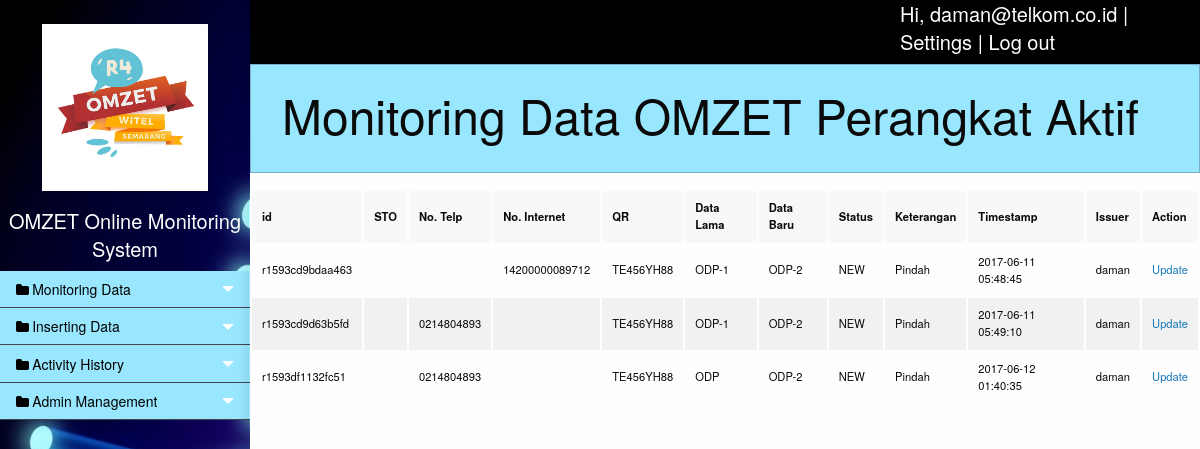
The app's page /monitor_pa.php (signed in) with its own data.
### tables this page shows
CREATE TABLE `tb_pa` (
  `id` varchar(15) NOT NULL,
  `sto` varchar(3) NOT NULL,
  `no_telp` varchar(30) NOT NULL,
  `no_internet` varchar(30) NOT NULL,
  `qr` varchar(12) NOT NULL,
  `data_lama` varchar(50) NOT NULL,
  `data_baru` varchar(50) NOT NULL,
  `status` varchar(20) NOT NULL,
  `keterangan` varchar(50) NOT NULL,
  `tanggal` timestamp NOT NULL DEFAULT CURRENT_TIMESTAMP ON UPDATE CURRENT_TIMESTAMP,
  `issuer` varchar(20) NOT NULL,
  `followup` varchar(20) NOT NULL
);

### function/omom.php (the view, shortened to what this page needs)
<?php
	function viewData($opt){
		include('database.php');
		switch ($opt){
			case 1:
				$tb='tb_pa';
				break;
		}
		if($opt==1 || $opt==2 || $opt==3){
			$query=mysqli_query($con, "SELECT * FROM ".$tb);
		}
		else{
			$query=mysqli_query($con, "SELECT * FROM `tb_history` ORDER BY `tb_history`.`tanggal` DESC ");
		}
		if(mysqli_num_rows($query)>0){
			while ($row = mysqli_fetch_array($query)){
				if($opt==4){
					if($row['status']=="CLOSED"){
						echo '<tr style="background-color:#80ff80">';
					}elseif($row['status']=="REJECTED"){
						echo '<tr style="background-color:#ff9999">';
					}else{
						echo '<tr>';
					}
					echo
					'<td>'.$row['id'].'</td>
					 <td>'.$row['sto'].'</td>
					 <td>'.$row['no_telp'].'</td>
					 <td>'.$row['no_internet'].'</td>
					 <td>'.$row['qr'].'</td>
					 <td>'.$row['data_lama'].'</td>
					 <td>'.$row['data_baru'].'</td>
					 <td>'.$row['status'].'</td>
					 <td>'.$row['keterangan'].'</td>
					 <td>'.$row['tanggal'].'</td>
					 <td>'.$row['issuer'].'</td>
					 <td>'.$row['followup'].'</td>
					 </tr>';
				}else{
					echo
					'<tr>
					 <td>'.$row['id'].'</td>
					 <td>'.$row['sto'].'</td>
					 <td>'.$row['no_telp'].'</td>
					 <td>'.$row['no_internet'].'</td>
					 <td>'.$row['qr'].'</td>
					 <td>'.$row['data_lama'].'</td>
					 <td>'.$row['data_baru'].'</td>
					 <td>'.$row['status'].'</td>
					 <td>'.$row['keterangan'].'</td>
					 <td>'.$row['tanggal'].'</td>
					 <td>'.$row['issuer'].'</td>
					 <td><a href="update.php?id='.$row['id'].'">Update</a></td>
					 </tr>';
				}
			}
		}else{
			echo
			'<tr>
			 <td colspan="10" style="text-align:center">There is no data at the moment.</td>
			 </tr>';
		}
	}
?>

### records on screen
tb_pa: id "r1593cd9bdaa463", no_internet "14200000089712", qr "TE456YH88", data_lama "ODP-1", data_baru "ODP-2", status "NEW", keterangan "Pindah", tanggal "2017-06-11 05:48:45", issuer "daman"
tb_pa: id "r1593cd9d63b5fd", no_telp "0214804893", qr "TE456YH88", data_lama "ODP-1", data_baru "ODP-2", status "NEW", keterangan "Pindah", tanggal "2017-06-11 05:49:10", issuer "daman"
tb_pa: id "r1593df1132fc51", no_telp "0214804893", qr "TE456YH88", data_lama "ODP", data_baru "ODP-2", status "NEW", keterangan "Pindah", tanggal "2017-06-12 01:40:35", issuer "daman"

### other values on screen
$_SESSION['login_user'] "daman@telkom.co.id"
